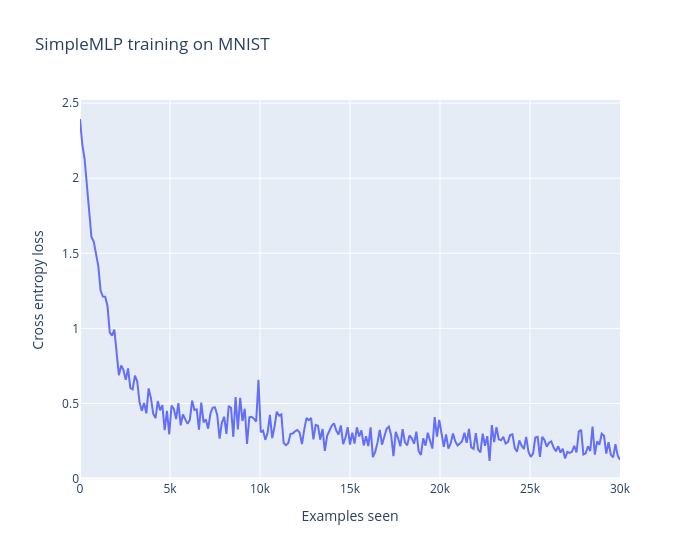

The notebook cell saved with this chart:
### Markdown cell above
A very simple training loop, which can run to train your model.

### Code cell
model = SimpleMLP().to(device)

batch_size = 128
epochs = 3

mnist_trainset, _ = get_mnist()
mnist_trainloader = DataLoader(mnist_trainset, batch_size=batch_size, shuffle=True)

optimizer = t.optim.Adam(model.parameters(), lr=1e-3)
loss_list = []

for epoch in range(epochs):
    pbar = tqdm(mnist_trainloader)

    for imgs, labels in pbar:
        # Move data to device, perform forward pass
        imgs, labels = imgs.to(device), labels.to(device)

        logits = model(imgs)

        # Calculate loss, perform backward pass
        loss = F.cross_entropy(logits, labels)
        loss.backward()
        optimizer.step()
        optimizer.zero_grad()

        # Update logs & progress bar
        loss_list.append(loss.item())
        pbar.set_postfix(epoch=f"{epoch + 1}/{epochs}", loss=f"{loss:.3f}")

line(
    loss_list,
    x_max=epochs * len(mnist_trainset),
    labels={"x": "Examples seen", "y": "Cross entropy loss"},
    title="SimpleMLP training on MNIST",
    width=700,
)

### Figure 1 — Plotly figure (JSON) as saved in the notebook; plotly's stock layout.template omitted (floating-point values rounded to 4 significant figures; data arrays with more than 128 entries replaced by an {"elided": "..."} marker saying what was removed)
{"data": [{"hovertemplate": "Examples seen=%{x}<br>Cross entropy loss=%{y}<extra></extra>", "legendgroup": "", "line": {"color": "#636efa", "dash": "solid"}, "marker": {"symbol": "circle"}, "mode": "lines", "name": "", "orientation": "v", "showlegend": false, "type": "scatter", "x": {"elided": "237 float values"}, "xaxis": "x", "y": {"elided": "237 float values"}, "yaxis": "y"}], "layout": {"hovermode": "x unified", "legend": {"tracegroupgap": 0}, "title": {"text": "SimpleMLP training on MNIST"}, "width": 700, "xaxis": {"anchor": "y", "domain": [0, 1], "title": {"text": "Examples seen"}}, "yaxis": {"anchor": "x", "domain": [0, 1], "title": {"text": "Cross entropy loss"}}}}
